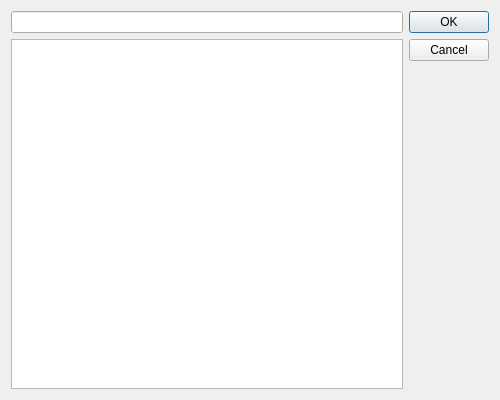
<?xml version="1.0" encoding="UTF-8"?>
<ui version="4.0">
 <class>Dialog</class>
 <widget class="QDialog" name="Dialog">
  <property name="geometry">
   <rect>
    <x>0</x>
    <y>0</y>
    <width>500</width>
    <height>400</height>
   </rect>
  </property>
  <property name="sizePolicy">
   <sizepolicy hsizetype="Minimum" vsizetype="Preferred">
    <horstretch>0</horstretch>
    <verstretch>0</verstretch>
   </sizepolicy>
  </property>
  <property name="maximumSize">
   <size>
    <width>500</width>
    <height>400</height>
   </size>
  </property>
  <property name="windowTitle">
   <string>Edit section</string>
  </property>
  <property name="layoutDirection">
   <enum>Qt::LeftToRight</enum>
  </property>
  <layout class="QGridLayout" name="gridLayout">
   <item row="0" column="0">
    <widget class="QLineEdit" name="leSearchSectionItems">
     <property name="sizePolicy">
      <sizepolicy hsizetype="Expanding" vsizetype="Fixed">
       <horstretch>0</horstretch>
       <verstretch>0</verstretch>
      </sizepolicy>
     </property>
     <property name="frame">
      <bool>true</bool>
     </property>
    </widget>
   </item>
   <item row="0" column="1" rowspan="2">
    <widget class="QDialogButtonBox" name="bbOkCancel">
     <property name="sizePolicy">
      <sizepolicy hsizetype="Minimum" vsizetype="Expanding">
       <horstretch>0</horstretch>
       <verstretch>0</verstretch>
      </sizepolicy>
     </property>
     <property name="orientation">
      <enum>Qt::Vertical</enum>
     </property>
     <property name="standardButtons">
      <set>QDialogButtonBox::Cancel|QDialogButtonBox::Ok</set>
     </property>
    </widget>
   </item>
   <item row="1" column="0" rowspan="2">
    <widget class="QListWidget" name="listDatasetSectionItems">
     <property name="sizePolicy">
      <sizepolicy hsizetype="Expanding" vsizetype="Expanding">
       <horstretch>0</horstretch>
       <verstretch>0</verstretch>
      </sizepolicy>
     </property>
     <property name="selectionMode">
      <enum>QAbstractItemView::SingleSelection</enum>
     </property>
    </widget>
   </item>
   <item row="2" column="1">
    <widget class="QFrame" name="frameAdditionalUtils">
     <property name="sizePolicy">
      <sizepolicy hsizetype="Minimum" vsizetype="Expanding">
       <horstretch>0</horstretch>
       <verstretch>0</verstretch>
      </sizepolicy>
     </property>
     <property name="layoutDirection">
      <enum>Qt::LeftToRight</enum>
     </property>
    </widget>
   </item>
  </layout>
 </widget>
 <resources/>
 <connections>
  <connection>
   <sender>bbOkCancel</sender>
   <signal>accepted()</signal>
   <receiver>Dialog</receiver>
   <slot>accept()</slot>
   <hints>
    <hint type="sourcelabel">
     <x>248</x>
     <y>254</y>
    </hint>
    <hint type="destinationlabel">
     <x>157</x>
     <y>274</y>
    </hint>
   </hints>
  </connection>
  <connection>
   <sender>bbOkCancel</sender>
   <signal>rejected()</signal>
   <receiver>Dialog</receiver>
   <slot>reject()</slot>
   <hints>
    <hint type="sourcelabel">
     <x>316</x>
     <y>260</y>
    </hint>
    <hint type="destinationlabel">
     <x>286</x>
     <y>274</y>
    </hint>
   </hints>
  </connection>
 </connections>
</ui>
